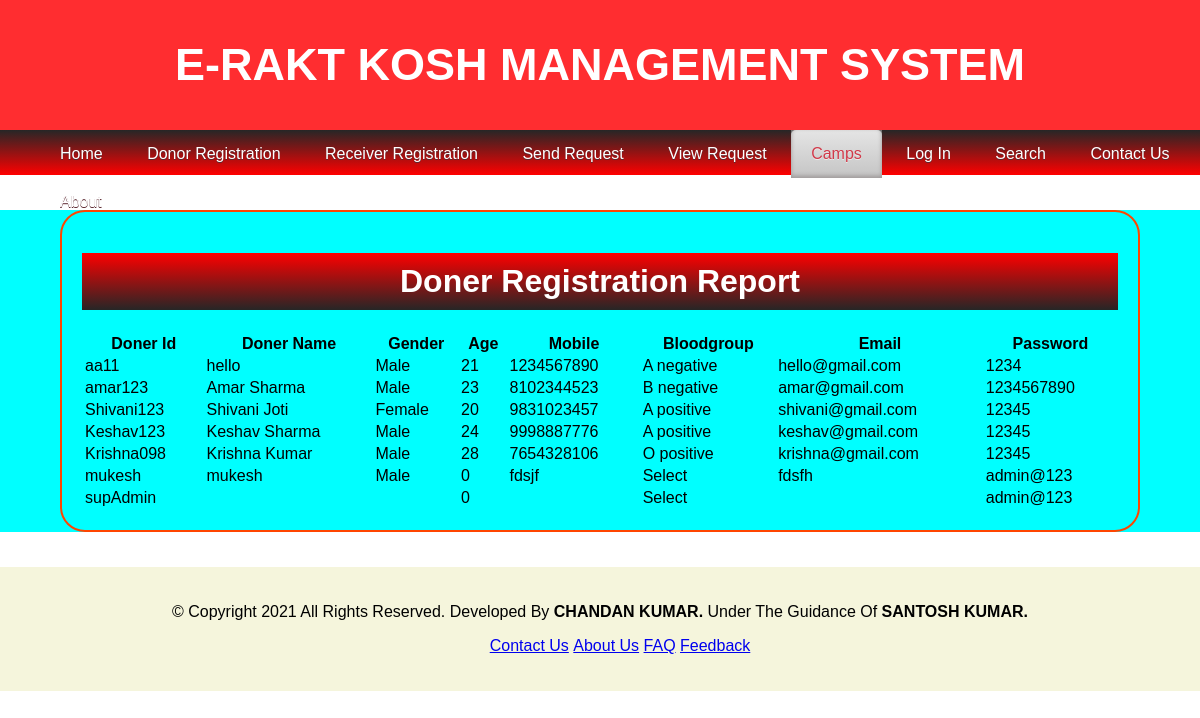
The app's page /phpreport/donor_registration_report.php with its own data.
### tables this page shows
CREATE TABLE `donerrej` (
  `donerid` varchar(50) NOT NULL,
  `donername` varchar(50) DEFAULT NULL,
  `gender` varchar(10) DEFAULT NULL,
  `age` int(50) DEFAULT NULL,
  `mobile` varchar(50) DEFAULT NULL,
  `bloodgroup` varchar(50) DEFAULT NULL,
  `email` varchar(50) DEFAULT NULL,
  `password` varchar(50) DEFAULT NULL,
  `image` blob
);

### phpreport/donor_registration_report.php (the view, shortened to what this page needs)
<?php
    $conn=mysqli_connect('localhost',"root","","blood_bank");
?>
<?php
    $query = "SELECT * FROM `donerrej`";
    $result = mysqli_query($conn, $query);
?>
<!DOCTYPE htmml>
<html>
	<head>
		<link rel="stylesheet" type="text/css" href="css/style.css">
	</head>
	<body>
		<div>
			<div style="width: 100%; height: 130px; background-color: #FF2D30;">
				<p style="color: white; text-align: center; font-size: 45px; line-height: 130px; font-weight: bold">E-RAKT KOSH MANAGEMENT SYSTEM
</p>
			</div>
			<div style="width: 100%; height: 45px; background-image: linear-gradient(#262626, red)">
				<ul class="nav">
					<li><a href="home.php">Home</a></li>
					<li><a href="donor_registration.php">Donor Registration</a></li>
					<li><a href="receiver_registration.php">Receiver Registration</a></li>
					<li><a href="send_request.php">send Request</a></li>
					<li><a href="view_request.php">View Request</a></li>
					<li class="active"><a href="camps.php">Camps</a></li>
					<li><a href="login.php">log In</a></li>
					<li><a href="search.php">Search</a></li>
					<li><a href="contactus.php">Contact Us</a></li>
					<li><a href="about.php">About</a></li>
				</ul>
			</div>
			<center style="background-color: aqua;">
				<div style="width: 90%; border: 2px solid orangered; margin-top: 35px; margin-bottom: 35px; padding: 20px; border-radius: 25px; ">
					<h1 style="background-image: linear-gradient(red, #262626); color: white; padding: 10px">Doner Registration Report</h1>
					<table style="width: 100%">
						<th>Doner Id</th>
						<th>Doner Name</th>
						<th>Gender</th>
						<th>Age</th>
						<th>Mobile</th>
						<th>Bloodgroup</th>
						<th>Email</th>
						<th>Password</th>
						<?php
				while($row= mysqli_fetch_array($result))
				{
			?>
			<tr>
				<td><?php echo $row["donerid"];?></td>
				<td><?php echo $row["donername"];?></td>
				<td><?php echo $row["gender"];?></td>
				<td><?php echo $row["age"];?></td>
				<td><?php echo $row["mobile"];?></td>
				<td><?php echo $row["bloodgroup"];?></td>
				<td><?php echo $row["email"];?></td>
				<td><?php echo $row["password"];?></td>
			</tr>
			<?php
				}
				?>
					</table>
				</div>
			</center>
			<div style="width: 100%; background-color: beige; padding-top: 20px; padding-bottom: 20px;">
				<center>
					<p>&copy; Copyright 2021 All Rights Reserved. Developed By <strong>CHANDAN KUMAR.</strong> Under The Guidance Of <strong>SANTOSH KUMAR.</strong></p>
					<ul style="list-style: none;">
						<li><a href="contactus.php">Contact Us</a></li>
						<li><a href="about.php">About Us</a></li>
						<li><a href="faq.php">FAQ</a></li>
						<li><a href="feedback.php">Feedback</a></li>
					</ul>
				</center>
			</div>
		</div>
	</body>
</html>

### css/style.css (style rules this page uses)
* { box-sizing:border-box; }
body { font-family: open-sans; margin:0; }
.active,.dot:hover { background-color: #717171; }
body { font-family: Verdana,sans-serif; margin:0; }

### phpreport/donor_registration_report.php (style rules this page uses)
body { margin: 0; padding: 0; font-family: sans-serif; }
.nav { margin: 0; }
.nav li { display:inline-block; }
.nav li a { display:block; text-decoration:none; color:#ffffff; padding:15px 20px;0 font-size: 1em; text-transform: capitalize; text-shadow: 0 1px 0 #5C2830; }
.nav li.active a { text-shadow: 0 1px 0 #EBEBEB; color:#D13949; background: #E5E5E5; background: -moz-linear-gradient(top, #E5E5E5 0%, #C4C4C4 100%); background: -webkit-gradient(linear, left top, left bottom, color-stop(0%,#E5E5E5), color-stop(100%,#C4C4C4)); filter: progid:DXImageTransform.Microsoft.gradient( startColorstr='#E5E5E5', endColorstr='#C4C4C4',GradientType=0 ); -moz-border-radius:5px 5px 0 0; -webkit-border-radius:5px 5px 0 0; border-radius:5px 5px 0 0; box-shadow: inset 0px -2px 4px #9C9797; -webkit-box-shadow: inset 0px -2px 4px #9C9797; -moz-box-shadow: inset 0px -2px 4px #9C9797; -o-box-shadow: inset 0px -2px 4px #9C9797; }
li { display: inline-block; }

### records on screen
donerrej: donerid "aa11", donername "hello", gender "Male", age "21", mobile "1234567890", bloodgroup "A negative", email "hello@gmail.com", password "1234"
donerrej: donerid "amar123", donername "Amar Sharma", gender "Male", age "23", mobile "8102344523", bloodgroup "B negative", email "amar@gmail.com", password "1234567890"
donerrej: donerid "Shivani123", donername "Shivani Joti", gender "Female", age "20", mobile "9831023457", bloodgroup "A positive", email "shivani@gmail.com", password "12345"
donerrej: donerid "Keshav123", donername "Keshav Sharma", gender "Male", age "24", mobile "9998887776", bloodgroup "A positive", email "keshav@gmail.com", password "12345"
donerrej: donerid "Krishna098", donername "Krishna Kumar", gender "Male", age "28", mobile "7654328106", bloodgroup "O positive", email "krishna@gmail.com", password "12345"
donerrej: donerid "mukesh", donername "mukesh", gender "Male", age "0", mobile "fdsjf", bloodgroup "Select", email "fdsfh", password "admin@123"
donerrej: donerid "supAdmin", age "0", bloodgroup "Select", password "admin@123"
